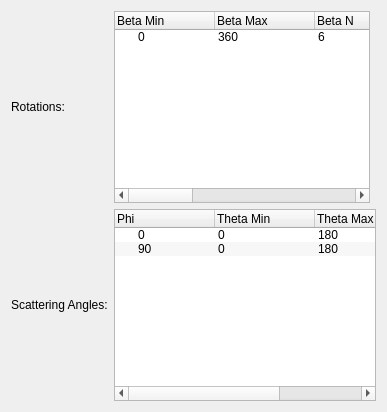
      <widget class="QWidget" name="tab_4">
       <attribute name="title">
        <string>Rotations and Scattering Angles</string>
       </attribute>
       <layout class="QGridLayout" name="gridLayout">
        <item row="0" column="0">
         <widget class="QLabel" name="label_34">
          <property name="text">
           <string>Rotations:</string>
          </property>
         </widget>
        </item>
        <item row="1" column="0">
         <widget class="QLabel" name="label_35">
          <property name="text">
           <string>Scattering Angles:</string>
          </property>
         </widget>
        </item>
        <item row="0" column="1">
         <widget class="QTreeWidget" name="treeRots">
          <property name="contextMenuPolicy">
           <enum>Qt::CustomContextMenu</enum>
          </property>
          <property name="statusTip">
           <string>Specify rotations. Each row is a separate set of runs.</string>
          </property>
          <property name="selectionMode">
           <enum>QAbstractItemView::ExtendedSelection</enum>
          </property>
          <column>
           <property name="text">
            <string>Beta Min</string>
           </property>
          </column>
          <column>
           <property name="text">
            <string>Beta Max</string>
           </property>
          </column>
          <column>
           <property name="text">
            <string>Beta N</string>
           </property>
          </column>
          <column>
           <property name="text">
            <string>Theta Min</string>
           </property>
          </column>
          <column>
           <property name="text">
            <string>Theta Max</string>
           </property>
          </column>
          <column>
           <property name="text">
            <string>Theta N</string>
           </property>
          </column>
          <column>
           <property name="text">
            <string>Phi Min</string>
           </property>
          </column>
          <column>
           <property name="text">
            <string>Phi Max</string>
           </property>
          </column>
          <column>
           <property name="text">
            <string>Phi N</string>
           </property>
          </column>
          <item>
           <property name="text">
            <string>0</string>
           </property>
           <property name="text">
            <string>360</string>
           </property>
           <property name="text">
            <string>6</string>
           </property>
           <property name="text">
            <string>0</string>
           </property>
           <property name="text">
            <string>180</string>
           </property>
           <property name="text">
            <string>10</string>
           </property>
           <property name="text">
            <string>0</string>
           </property>
           <property name="text">
            <string>360</string>
           </property>
           <property name="text">
            <string>6</string>
           </property>
          </item>
         </widget>
        </item>
        <item row="1" column="1" colspan="2">
         <widget class="QTreeWidget" name="treeScattAngles">
          <property name="contextMenuPolicy">
           <enum>Qt::CustomContextMenu</enum>
          </property>
          <property name="statusTip">
           <string>Specify scattering angles. Used across all generated files.</string>
          </property>
          <property name="alternatingRowColors">
           <bool>true</bool>
          </property>
          <property name="selectionMode">
           <enum>QAbstractItemView::ExtendedSelection</enum>
          </property>
          <column>
           <property name="text">
            <string>Phi</string>
           </property>
          </column>
          <column>
           <property name="text">
            <string>Theta Min</string>
           </property>
          </column>
          <column>
           <property name="text">
            <string>Theta Max</string>
           </property>
          </column>
          <column>
           <property name="text">
            <string>Theta Delta</string>
           </property>
          </column>
          <item>
           <property name="text">
            <string>0</string>
           </property>
           <property name="text">
            <string>0</string>
           </property>
           <property name="text">
            <string>180</string>
           </property>
           <property name="text">
            <string>10</string>
           </property>
          </item>
          <item>
           <property name="text">
            <string>90</string>
           </property>
           <property name="text">
            <string>0</string>
           </property>
           <property name="text">
            <string>180</string>
           </property>
           <property name="text">
            <string>10</string>
           </property>
          </item>
         </widget>
        </item>
       </layout>
      </widget>
